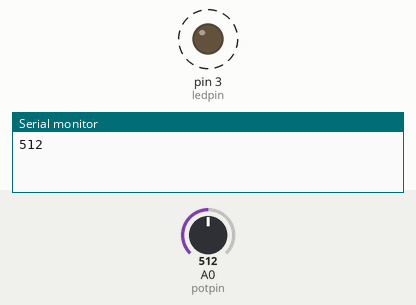
Simulated run of this sketch. Board: Arduino Uno, built with avr-gcc and run on an emulated ATmega328P. On the bench: output pins drawn as LEDs (lit = HIGH), the last lines printed to the serial monitor. Dashed ring = blinking. The inputs (shaded band) are chosen by the test bench; at power-on: A0 (potpin) = 512.

Above: at 1.8 s.
1.9 s: A0 (potpin) set to 306
At 2.2 s:
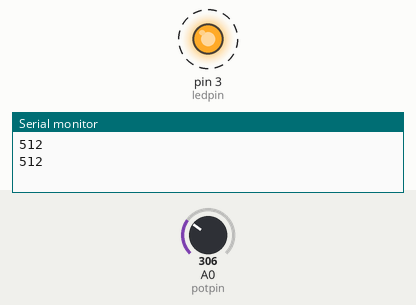
5.4 s: A0 (potpin) set to 122
At 5.56 s:
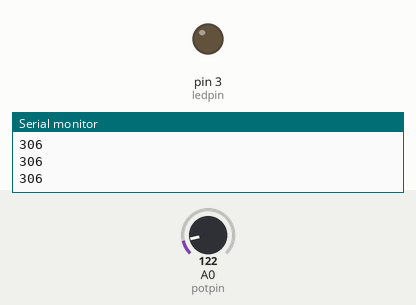
Timing chart, 0 to 14.9 s (numbered marks = the images above; inputs shaded):
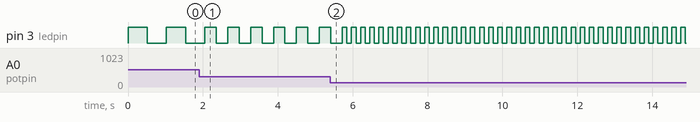

The sketch:

Potentiometer.ino
```cpp
int potpin = A0;  //select the input pin for the potentiometer
int ledpin = 3;  //select the pin for the LED
int val = 0;  //variable to store the value coming from the sensor. Make it 0 initially.

void setup() {
  pinMode(ledpin, OUTPUT);  //declare the ledpin as an OUTPUT
  Serial.begin(9600); //initialize serial communication at given data transfer rate.
}

void loop() {
  val = analogRead(potpin); //read the value from the sensor
  digitalWrite(ledpin, HIGH);  //turn the ledpin on
  delay(val);                  //stop the program for some time
  digitalWrite(ledpin, LOW); //turn the ledpin off
  delay(val); //stop the program for some time
  Serial.println(val); //display pot value on serial monitor
}
```

Measured:
- after the input at 1.9 s, pin 3 (ledpin): alternates HIGH for 0.31 s and LOW for 0.31 s, starting after 0.46 s
- by itself, pin 3 (ledpin): alternates HIGH for 0.51 s and LOW for 0.51 s
